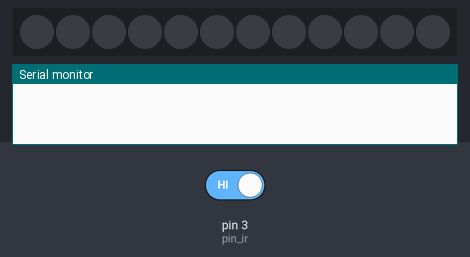
Recording of a sketch running on a simulated Arduino Nano, built with avr-gcc and run on an emulated ATmega328P. On the bench: 12 RGB LEDs in strip order, left to right, the last lines printed to the serial monitor. Inputs (shaded band) come from the test bench; at power-on: pin 3 (pin_ir) HIGH.

Above: at 1.2 s.
1.3 s: pin 3 (pin_ir) driven LOW
At 2.5 s:
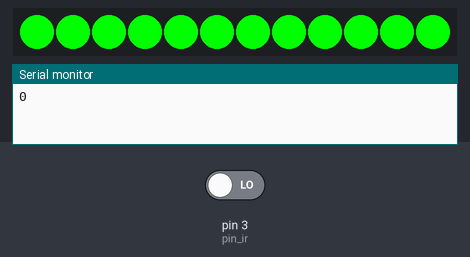
2.8 s: pin 3 (pin_ir) driven HIGH
At 3.6 s:
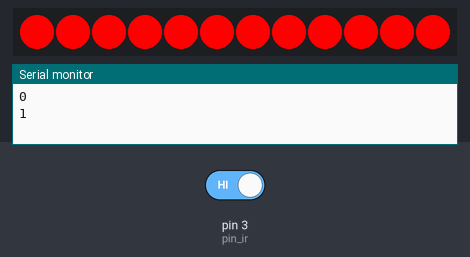
Timing chart, 0 to 5.8 s (numbered marks = the images above; inputs shaded):
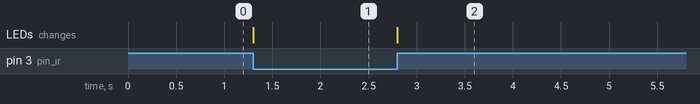

The sketch:

PizzaDemo.ino
```cpp
#include <Adafruit_NeoPixel.h>
#define PIN_NEO_PIXEL 6// Arduino pin that connects to NeoPixel
#define NUM_PIXELS 12// The number of LEDs (pixels) on NeoPixel
#define DELAY_INTERVAL 200

volatile unsigned int count = 0;
unsigned long next = 500;
unsigned int temp = 0;
volatile unsigned long lastMillis = 0;
int pin_ir=3;
int num_pixeles=0;
volatile int threshold = 2; //miliseconds between possible interrupts
volatile int mode=0;
Adafruit_NeoPixel neoPixel(NUM_PIXELS, PIN_NEO_PIXEL, NEO_GRB + NEO_KHZ800);

void setup() {
 neoPixel.begin(); // INITIALIZE NeoPixel strip object (REQUIRED)
 Serial.begin(115200);
 pinMode(pin_ir, INPUT_PULLUP);               //setup pin 3 with internal pull-up
 delayMicroseconds(50);
 attachInterrupt(digitalPinToInterrupt(pin_ir), ir_detect, CHANGE); //En el nano hay que conectarlo al pin 8 aunque aqui ponga 10
 //Usamos change ya que rising y falling hacen lo mismo. Cada deteccion es media vuelta.
 neoPixel.clear(); // set all pixel colors to 'off'. It only takes effect if pixels.show() is called
 neoPixel.show(); // send the updated pixel colors to the NeoPixel hardware.


}

void loop() {


}
void paint(int num_leds){


}
void ir_detect()
{
  Serial.println(mode);
  noInterrupts();
  if(millis() - lastMillis > threshold){
    if (mode==0){
      for (int pixel = 0; pixel < NUM_PIXELS; pixel++){
        neoPixel.setPixelColor(pixel, neoPixel.Color(0, 255, 0));
      }
      mode=1;

    }else{
      for (int pixel = 0; pixel < NUM_PIXELS; pixel++){
        neoPixel.setPixelColor(pixel, neoPixel.Color(255, 0, 0));
      }
      mode=0;
    }
    lastMillis = millis();
    neoPixel.show();// send the updated pixel colors to the NeoPixel hardware.
  }


  interrupts();

}
```

Measured:
- after the input at 1.3 s, the LEDs: change at once (image 1)
- after the input at 2.8 s, the LEDs: change at once (image 2)
